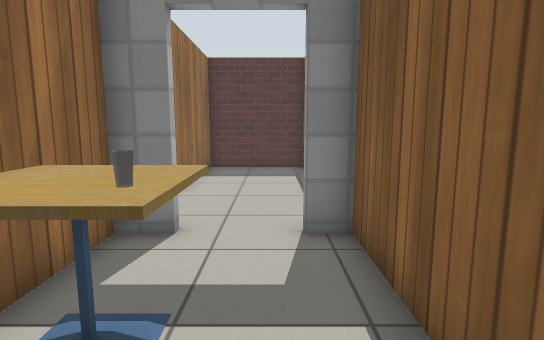
View 1 (above)

17 first-person views from a walk through a Gazebo world. The camera is 1 m above the floor, tilts 8° down and sees 80° across. The floor is counted in squares, 0.5 m on a side. Each view is taken from the middle of a square. On the plan, view 1 faces up. The plan holds only what a view shows up to about 18 squares ahead; the rest is blank. Robots are left out. Simple patterns stand in for the simulator's built-in surfaces.

View 2
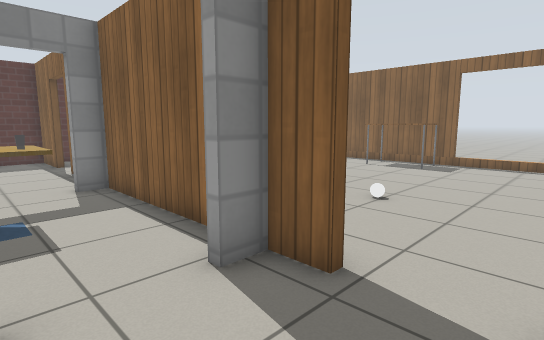

View 3
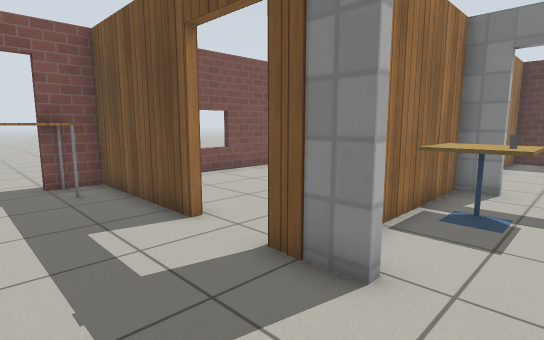

View 4
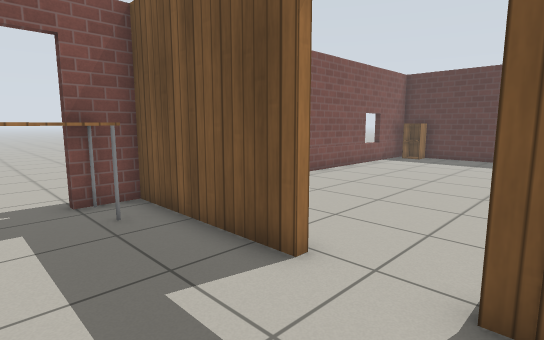

View 5
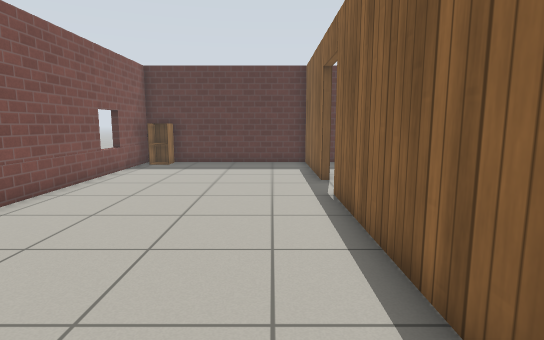

View 6
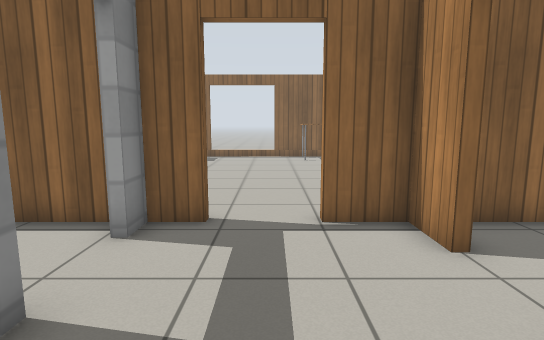

View 7
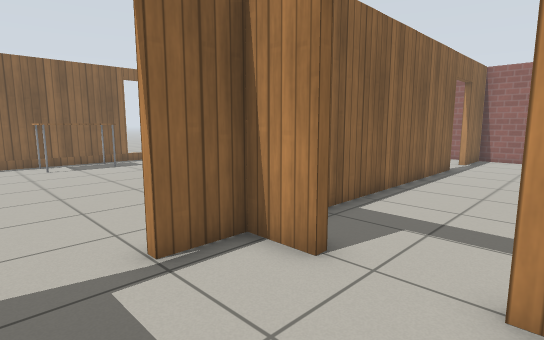

View 8
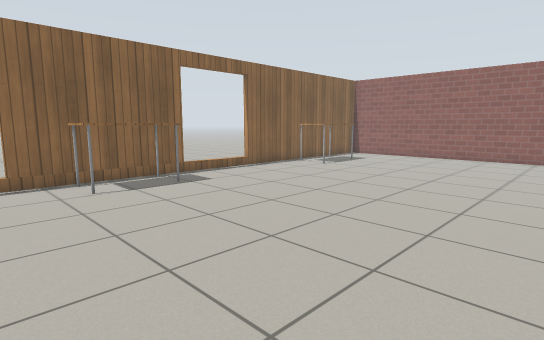

View 9
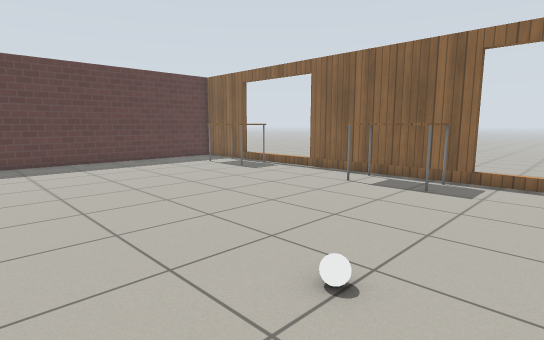

View 10
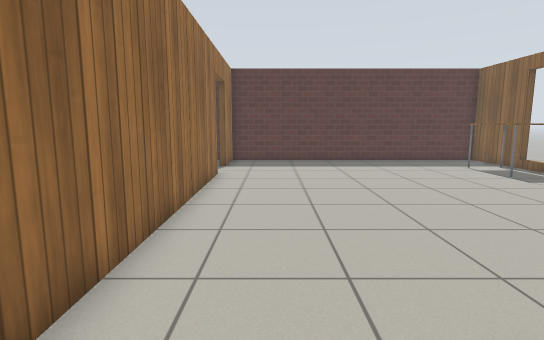

View 11
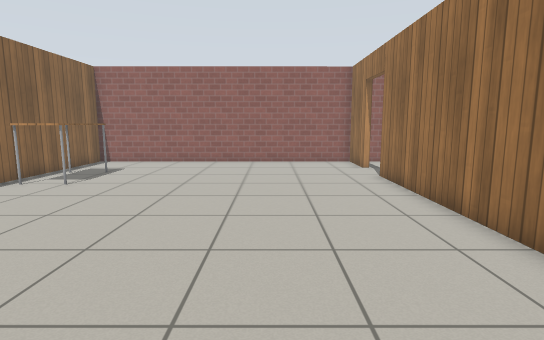

View 12
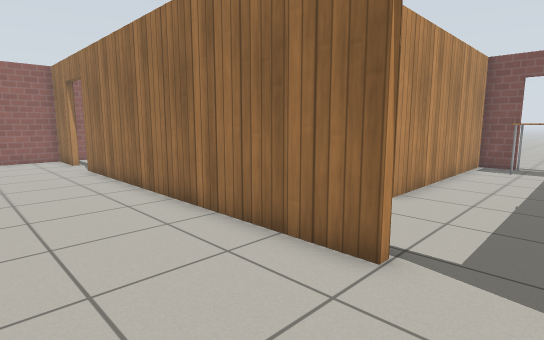

View 13
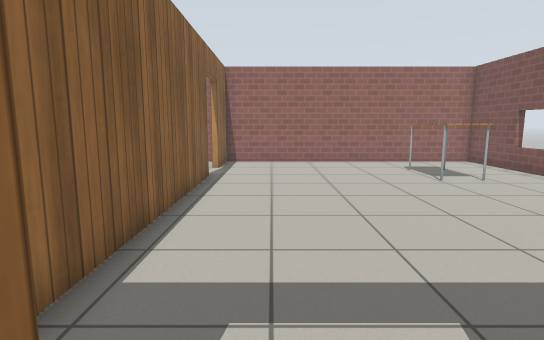

View 14
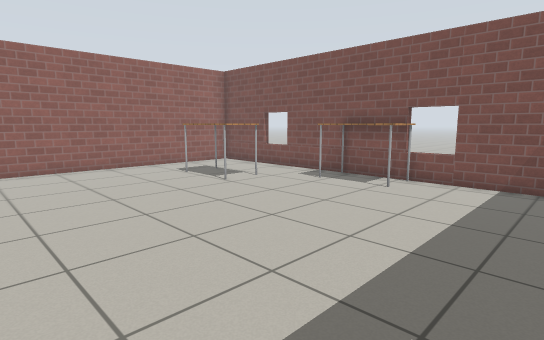

View 15
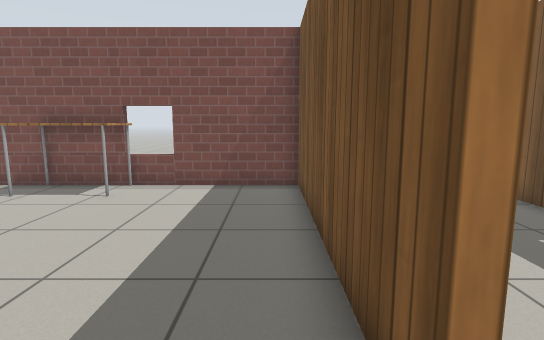

View 16
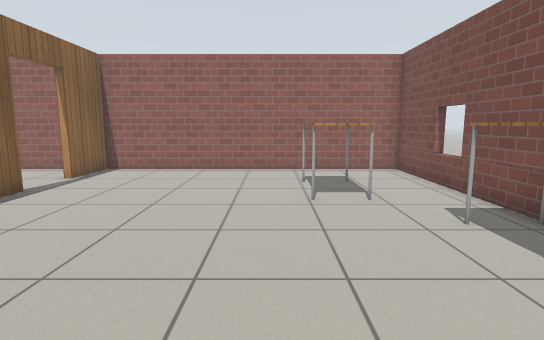

View 17
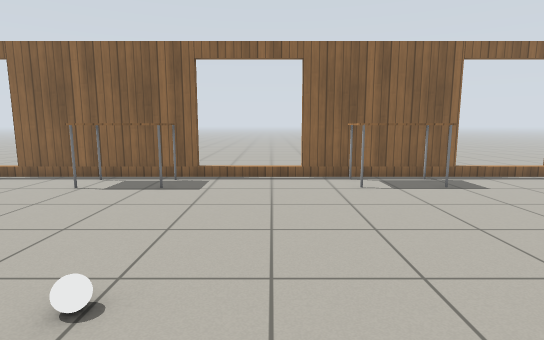

### Floor plan
Points are (right, up) in squares from view 1. A wall is a line through its corners. A room is listed if a view was taken in it or the views show most of it. See-through windows are left out.
Room 1 (view 1)
walls: (-1.8, 5.8) (-2.9, 5.8) (-2.9, 1); (1.5, -0.7) (1.5, 5.8) (0.5, 5.8)
ways out: open door at (-0.5, -1) to room 2; open door at (-0.5, 6) to room 6
objects: cafe table (-2, 2) to (-1, 3)
Room 2 (views 2, 3, 4, 5, 6, 7, 13)
walls: (-6.1, -1.4) (-11.6, -1.4) (-11.6, -3) (-12, -3); (-1.7, -1.4) (-3.7, -1.4); (-0.1, -6.8) (1.5, -6.8) (1.5, -5); (1.5, -2.6) (1.5, -1.4) (0.5, -1.4); (-11.6, -5.4) (-11.6, -6.8) (-2.5, -6.8)
ways out: open door at (-0.5, -1) to room 1; open door at (2, -4) to room 3; open door at (-1, -7) to room 4; open door at (-5, -1) to room 5; open door at (-12, -3)
objects: table (-12, -5) to (-10, -3)
Room 3 (views 8, 9, 10, 11, 12, 17)
walls: (15.3, -5.2) (15.3, -4.1); (1.8, -5) (1.8, -18.6); (15.3, -0.2) (15.3, 6.8); (15.3, -10.1) (15.3, -8.6); (1.8, 10.1) (1.8, -0.6); (15.3, 12.6) (15.3, 15.3) (1.8, 15.2) (1.8, 12.5); (1.8, -21) (1.8, -23.5) (15.3, -23.5) (15.3, -13.6)
ways out: open door at (2, -4) to room 2; open door at (2, -20) to room 4; open door at (2, 11) to room 6; gap at (16, -10); gap at (16, -4); gap at (16, 0)
objects: white ball (6, -1); table (13, -19) to (14, -17); table (13, -8) to (15, -6); table (13, 1) to (14, 3); table (13, 9) to (15, 12)
Room 4 (views 14, 15, 16)
walls: (1.5, -18.6) (1.5, -8.1); (-2.5, -7.1) (-11.6, -7.1) (-11.6, -23.5) (1.5, -23.5) (1.5, -21)
ways out: open door at (-1, -7) to room 2; open door at (2, -20) to room 3
objects: table (-11, -15) to (-10, -13); table (-8, -20) to (-7, -18)
Room 5 (no view inside)
walls: (-3.2, 9.5) (-3.2, 15.2) (-9.5, 15.2); (-11.6, 15.4) (-11.6, 2.4); (-3.2, -0.1) (-3.2, 7.2)
ways out: open door at (-5, -1) to room 2; open door at (-3, 8.5) to room 6
objects: cabinet (-11, 14) to (-10, 15)
Room 6 (no view inside)
walls: (1.5, 12.5) (1.5, 15.2) (-2.9, 15.2) (-2.9, 9.7)
ways out: open door at (-0.5, 6) to room 1; open door at (2, 11) to room 3; open door at (-3, 8.5) to room 5

Positions as (right, up) in squares from view 1, and headings:
1: (0, 0), facing up
2: (-2, -5), facing up-right
3: (0, -5), facing up-left
4: (-3, -5), facing up-left
5: (-5, -2), facing up
6: (-5, -4), facing right
7: (-3, -3), facing down-right
8: (3, -3), facing down-right
9: (3, -3), facing up-right
10: (4, -3), facing up
11: (6, -6), facing down
12: (6, -3), facing down-left
13: (-1, -6), facing down
14: (0, -8), facing down-left
15: (-1, -8), facing left
16: (-6, -9), facing down
17: (3, -3), facing right
